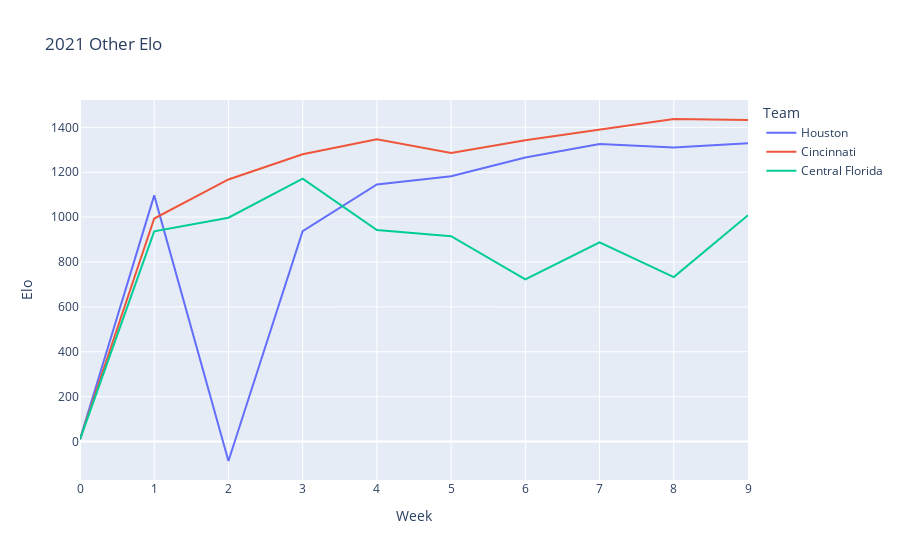

Notebook cell for this chart:
### Code cell
# Other plot
oth = wow[wow['Conference'] == "Other"]
plot_conf(oth, 2021, "2021 Other Elo")

### Figure 1 — Plotly figure (JSON) as saved in the notebook; plotly's stock layout.template omitted (floating-point values rounded to 4 significant figures)
{"data": [{"hovertemplate": "Team=Houston<br>Week=%{x}<br>Elo=%{y}<extra></extra>", "legendgroup": "Houston", "line": {"color": "#636efa", "dash": "solid"}, "marker": {"symbol": "circle"}, "mode": "lines", "name": "Houston", "orientation": "v", "showlegend": true, "type": "scatter", "x": [0, 1, 2, 3, 4, 5, 6, 7, 8, 9], "xaxis": "x", "y": [10, 1097.0, -86.72, 937.6, 1145.0, 1182.0, 1266.0, 1325.0, 1310.0, 1329.0], "yaxis": "y"}, {"hovertemplate": "Team=Cincinnati<br>Week=%{x}<br>Elo=%{y}<extra></extra>", "legendgroup": "Cincinnati", "line": {"color": "#EF553B", "dash": "solid"}, "marker": {"symbol": "circle"}, "mode": "lines", "name": "Cincinnati", "orientation": "v", "showlegend": true, "type": "scatter", "x": [0, 1, 2, 3, 4, 5, 6, 7, 8, 9], "xaxis": "x", "y": [10, 993.6, 1168.0, 1280.0, 1347.0, 1285.0, 1343.0, 1390.0, 1437.0, 1433.0], "yaxis": "y"}, {"hovertemplate": "Team=Central Florida<br>Week=%{x}<br>Elo=%{y}<extra></extra>", "legendgroup": "Central Florida", "line": {"color": "#00cc96", "dash": "solid"}, "marker": {"symbol": "circle"}, "mode": "lines", "name": "Central Florida", "orientation": "v", "showlegend": true, "type": "scatter", "x": [0, 1, 2, 3, 4, 5, 6, 7, 8, 9], "xaxis": "x", "y": [10, 936.7, 997.4, 1171.0, 942.5, 914.7, 722.7, 887.5, 732.7, 1008.0], "yaxis": "y"}], "layout": {"legend": {"title": {"text": "Team"}, "tracegroupgap": 0}, "title": {"text": "2021 Other Elo"}, "xaxis": {"anchor": "y", "domain": [0, 1], "title": {"text": "Week"}}, "yaxis": {"anchor": "x", "domain": [0, 1], "title": {"text": "Elo"}}}}
